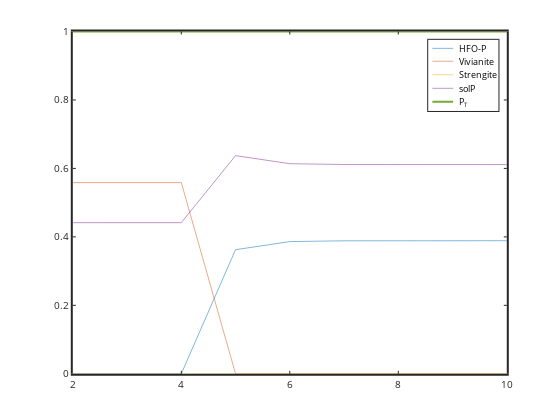
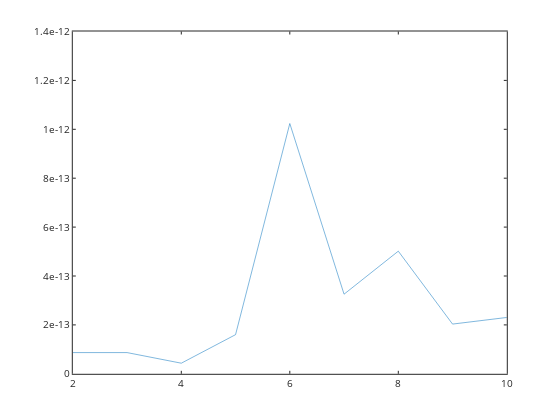

The cell these charts' notebook holds for them, in order:
### Markdown cell above
### simple example

consider fixed pH.  you don't have to worry about TOTH!

tableau for aluminum hydroxide with solids

### Code cell
% simulate reducing conditions increase pH
% just Fe, P

clear

FeT=1e-3; CT=0; PT=1e-3; MgT=0; NT=0; AAT=0; OxT=0; ASF=0.2; 
pH=6; pelow=-pH; pehigh=20.75-pH; perange=pelow:0.5:pehigh;
perange=2:1:10;

for i=1:length(perange)

[HFO(i),Siderite,Strengite(i),Struvite,Vivianite(i),MgOxs,FeIIOxs,HFOP(i),solP(i),solFe(i),MASSERROR(i)]=RE_FeCPNMgAAOxsystem_solvers(pH,perange(i),FeT,CT,PT,NT,MgT,AAT,OxT,ASF);

end

plot(perange,(HFOP)./PT,perange,(Vivianite*2)./PT,perange,Strengite./PT,perange,solP./PT, ...
    perange,HFOP./PT+(Vivianite*2)./PT+Strengite./PT+solP./PT,'linewidth',2)
legend('HFO-P','Vivianite','Strengite','solP','P_T');
set(gca,'linewidth',2)

figure(2)
plot(perange,MASSERROR)

### Figure 1 — Plotly figure (JSON) as saved in the notebook; plotly's stock layout.template omitted (floating-point values rounded to 4 significant figures)
{"data": [{"line": {"color": "rgb(0,113,188)", "dash": "solid", "width": 0.5}, "marker": {"color": "rgb(0,113,188)", "line": {"color": "rgb(0,113,188)"}, "size": 6, "symbol": "none"}, "mode": "lines", "name": "HFO-P", "showlegend": true, "type": "scatter", "visibility": true, "x": [2, 3, 4, 5, 6, 7, 8, 9, 10], "xaxis": "x", "y": [0, 0, 0, 0.3626, 0.3862, 0.3886, 0.3888, 0.3888, 0.3888], "yaxis": "y"}, {"line": {"color": "rgb(216,82,24)", "dash": "solid", "width": 0.5}, "marker": {"color": "rgb(216,82,24)", "line": {"color": "rgb(216,82,24)"}, "size": 6, "symbol": "none"}, "mode": "lines", "name": "Vivianite", "showlegend": true, "type": "scatter", "visibility": true, "x": [2, 3, 4, 5, 6, 7, 8, 9, 10], "xaxis": "x", "y": [0.5585, 0.5585, 0.5585, 0, 0, 0, 0, 0, 0], "yaxis": "y"}, {"line": {"color": "rgb(236,176,31)", "dash": "solid", "width": 0.5}, "marker": {"color": "rgb(236,176,31)", "line": {"color": "rgb(236,176,31)"}, "size": 6, "symbol": "none"}, "mode": "lines", "name": "Strengite", "showlegend": true, "type": "scatter", "visibility": true, "x": [2, 3, 4, 5, 6, 7, 8, 9, 10], "xaxis": "x", "y": [0, 0, 0, 0, 0, 0, 0, 0, 0], "yaxis": "y"}, {"line": {"color": "rgb(125,46,141)", "dash": "solid", "width": 0.5}, "marker": {"color": "rgb(125,46,141)", "line": {"color": "rgb(125,46,141)"}, "size": 6, "symbol": "none"}, "mode": "lines", "name": "solP", "showlegend": true, "type": "scatter", "visibility": true, "x": [2, 3, 4, 5, 6, 7, 8, 9, 10], "xaxis": "x", "y": [0.4415, 0.4415, 0.4415, 0.6374, 0.6138, 0.6114, 0.6112, 0.6112, 0.6112], "yaxis": "y"}, {"line": {"color": "rgb(118,171,47)", "dash": "solid", "width": 2}, "marker": {"color": "rgb(118,171,47)", "line": {"color": "rgb(118,171,47)"}, "size": 6, "symbol": "none"}, "mode": "lines", "name": "P_T", "showlegend": true, "type": "scatter", "visibility": true, "x": [2, 3, 4, 5, 6, 7, 8, 9, 10], "xaxis": "x", "y": [1, 1, 1, 1, 1, 1, 1, 1, 1], "yaxis": "y"}, {"hoverinfo": "none", "line": {"color": "rgb(0,113,188)", "dash": "solid", "width": 0.5}, "marker": {"color": "rgb(0,113,188)", "line": {"color": "rgb(0,113,188)"}, "size": 6, "symbol": "none"}, "mode": "lines", "name": "", "showlegend": false, "type": "scatter", "visibility": true, "x": [3, 18], "xaxis": "x2", "y": [6.15, 6.15], "yaxis": "y2"}, {"hoverinfo": "none", "line": {"color": "rgb(216,82,24)", "dash": "solid", "width": 0.5}, "marker": {"color": "rgb(216,82,24)", "line": {"color": "rgb(216,82,24)"}, "size": 6, "symbol": "none"}, "mode": "lines", "name": "", "showlegend": false, "type": "scatter", "visibility": true, "x": [3, 18], "xaxis": "x2", "y": [15.45, 15.45], "yaxis": "y2"}, {"hoverinfo": "none", "line": {"color": "rgb(236,176,31)", "dash": "solid", "width": 0.5}, "marker": {"color": "rgb(236,176,31)", "line": {"color": "rgb(236,176,31)"}, "size": 6, "symbol": "none"}, "mode": "lines", "name": "", "showlegend": false, "type": "scatter", "visibility": true, "x": [3, 18], "xaxis": "x2", "y": [25.21, 25.21], "yaxis": "y2"}, {"hoverinfo": "none", "line": {"color": "rgb(125,46,141)", "dash": "solid", "width": 0.5}, "marker": {"color": "rgb(125,46,141)", "line": {"color": "rgb(125,46,141)"}, "size": 6, "symbol": "none"}, "mode": "lines", "name": "", "showlegend": false, "type": "scatter", "visibility": true, "x": [3, 18], "xaxis": "x2", "y": [34.96, 34.96], "yaxis": "y2"}, {"hoverinfo": "none", "line": {"color": "rgb(118,171,47)", "dash": "solid", "width": 2}, "marker": {"color": "rgb(118,171,47)", "line": {"color": "rgb(118,171,47)"}, "size": 6, "symbol": "none"}, "mode": "lines", "name": "", "showlegend": false, "type": "scatter", "visibility": true, "x": [3, 18], "xaxis": "x2", "y": [44.72, 44.72], "yaxis": "y2"}], "layout": {"annotations": [{"font": {"color": "rgb(0, 0, 0)", "size": 9}, "showarrow": false, "text": "HFO-P", "x": 21, "xanchor": "left", "xref": "x2", "y": 6.15, "yanchor": "middle", "yref": "y2"}, {"font": {"color": "rgb(0, 0, 0)", "size": 9}, "showarrow": false, "text": "Vivianite", "x": 21, "xanchor": "left", "xref": "x2", "y": 15.45, "yanchor": "middle", "yref": "y2"}, {"font": {"color": "rgb(0, 0, 0)", "size": 9}, "showarrow": false, "text": "Strengite", "x": 21, "xanchor": "left", "xref": "x2", "y": 25.21, "yanchor": "middle", "yref": "y2"}, {"font": {"color": "rgb(0, 0, 0)", "size": 9}, "showarrow": false, "text": "solP", "x": 21, "xanchor": "left", "xref": "x2", "y": 34.96, "yanchor": "middle", "yref": "y2"}, {"font": {"color": "rgb(0, 0, 0)", "size": 9}, "showarrow": false, "text": "P<sub>T</sub>", "x": 21, "xanchor": "left", "xref": "x2", "y": 44.72, "yanchor": "middle", "yref": "y2"}], "height": 420, "hovermode": "closest", "margin": {"b": 0, "l": 0, "r": 0, "t": 0}, "plot_bgcolor": "rgba(0, 0, 0, 0)", "showlegend": false, "width": 560, "xaxis": {"anchor": "y", "autorange": false, "domain": [0.13, 0.905], "exponentformat": "none", "gridcolor": "rgba(38,38,38,0.15)", "gridwidth": 2, "linecolor": "rgb(38,38,38)", "linewidth": 2, "mirror": "ticks", "range": [2, 10], "showgrid": false, "showline": true, "side": "bottom", "spikedash": "solid", "spikemode": "across", "spikesides": false, "spikethickness": 1, "tickangle": 0, "tickcolor": "rgb(38,38,38)", "tickfont": {"color": "rgb(38,38,38)", "size": 10}, "ticklen": 3, "ticks": "inside", "ticktext": ["2", "4", "6", "8", "10"], "tickvals": [2, 4, 6, 8, 10], "title": {"font": {"color": "rgb(0, 0, 0)", "size": 11}, "text": ""}, "type": "linear", "visible": true, "zeroline": false}, "xaxis2": {"anchor": "y2", "autorange": false, "domain": [0.7646, 0.8901], "exponentformat": "none", "fixedrange": true, "gridcolor": "rgba(38,38,38,0.15)", "gridwidth": 1, "linecolor": "rgb(38,38,38)", "linewidth": 1, "mirror": true, "range": [0, 50.68], "showgrid": false, "showline": true, "showspikes": false, "side": "bottom", "spikedash": "solid", "spikemode": "across", "spikesides": false, "spikethickness": 1, "tickangle": 0, "tickcolor": "rgb(38,38,38)", "tickfont": {"color": "rgb(38,38,38)", "size": 9}, "ticklen": 3, "ticks": "", "ticktext": [], "tickvals": [], "title": {"font": {"color": "rgb(0, 0, 0)", "size": 9.9}, "text": ""}, "type": "linear", "visible": true, "zeroline": false}, "yaxis": {"anchor": "x", "autorange": false, "domain": [0.11, 0.925], "exponentformat": "none", "gridcolor": "rgba(38,38,38,0.15)", "gridwidth": 2, "linecolor": "rgb(38,38,38)", "linewidth": 2, "mirror": "ticks", "range": [0, 1], "showgrid": false, "showline": true, "side": "left", "spikedash": "solid", "spikemode": "across", "spikesides": false, "spikethickness": 1, "tickangle": 0, "tickcolor": "rgb(38,38,38)", "tickfont": {"color": "rgb(38,38,38)", "size": 10}, "ticklen": 3, "ticks": "inside", "ticktext": ["0", "0.2", "0.4", "0.6", "0.8", "1"], "tickvals": [0, 0.2, 0.4, 0.6, 0.8, 1], "title": {"font": {"color": "rgb(0, 0, 0)", "size": 11}, "text": ""}, "type": "linear", "visible": true, "zeroline": false}, "yaxis2": {"anchor": "x2", "autorange": false, "domain": [0.7358, 0.9052], "exponentformat": "none", "fixedrange": true, "gridcolor": "rgba(38,38,38,0.15)", "gridwidth": 1, "linecolor": "rgb(38,38,38)", "linewidth": 1, "mirror": true, "range": [51.32, 0], "showgrid": false, "showline": true, "showspikes": false, "side": "left", "spikedash": "solid", "spikemode": "across", "spikesides": false, "spikethickness": 1, "tickangle": 0, "tickcolor": "rgb(38,38,38)", "tickfont": {"color": "rgb(38,38,38)", "size": 9}, "ticklen": 3, "ticks": "", "ticktext": [], "tickvals": [], "title": {"font": {"color": "rgb(0, 0, 0)", "size": 9.9}, "text": ""}, "type": "linear", "visible": true, "zeroline": false}}}

### Figure 2 — Plotly figure (JSON) as saved in the notebook; plotly's stock layout.template omitted (floating-point values rounded to 4 significant figures)
{"data": [{"line": {"color": "rgb(0,113,188)", "dash": "solid", "width": 0.5}, "marker": {"color": "rgb(0,113,188)", "line": {"color": "rgb(0,113,188)"}, "size": 6, "symbol": "none"}, "mode": "lines", "name": "", "showlegend": false, "type": "scatter", "visibility": true, "x": [2, 3, 4, 5, 6, 7, 8, 9, 10], "xaxis": "x", "y": [8.674e-14, 8.674e-14, 4.337e-14, 1.6e-13, 1.024e-12, 3.255e-13, 5.016e-13, 2.033e-13, 2.304e-13], "yaxis": "y"}], "layout": {"height": 420, "hovermode": "closest", "margin": {"b": 0, "l": 0, "r": 0, "t": 0}, "plot_bgcolor": "rgba(0, 0, 0, 0)", "showlegend": false, "width": 560, "xaxis": {"anchor": "y", "autorange": false, "domain": [0.13, 0.905], "exponentformat": "none", "gridcolor": "rgba(38,38,38,0.15)", "gridwidth": 1, "linecolor": "rgb(38,38,38)", "linewidth": 1, "mirror": "ticks", "range": [2, 10], "showgrid": false, "showline": true, "side": "bottom", "spikedash": "solid", "spikemode": "across", "spikesides": false, "spikethickness": 1, "tickangle": 0, "tickcolor": "rgb(38,38,38)", "tickfont": {"color": "rgb(38,38,38)", "size": 10}, "ticklen": 3, "ticks": "inside", "ticktext": ["2", "4", "6", "8", "10"], "tickvals": [2, 4, 6, 8, 10], "title": {"font": {"color": "rgb(0, 0, 0)", "size": 11}, "text": ""}, "type": "linear", "visible": true, "zeroline": false}, "yaxis": {"anchor": "x", "autorange": false, "domain": [0.11, 0.925], "exponentformat": "none", "gridcolor": "rgba(38,38,38,0.15)", "gridwidth": 1, "linecolor": "rgb(38,38,38)", "linewidth": 1, "mirror": "ticks", "range": [0, 1.4e-12], "showgrid": false, "showline": true, "side": "left", "spikedash": "solid", "spikemode": "across", "spikesides": false, "spikethickness": 1, "tickangle": 0, "tickcolor": "rgb(38,38,38)", "tickfont": {"color": "rgb(38,38,38)", "size": 10}, "ticklen": 3, "ticks": "inside", "ticktext": ["0", "2e-13", "4e-13", "6e-13", "8e-13", "1e-12", "1.2e-12", "1.4e-12"], "tickvals": [0, 2e-13, 4e-13, 6e-13, 8e-13, 1e-12, 1.2e-12, 1.4e-12], "title": {"font": {"color": "rgb(0, 0, 0)", "size": 11}, "text": ""}, "type": "linear", "visible": true, "zeroline": false}}}
